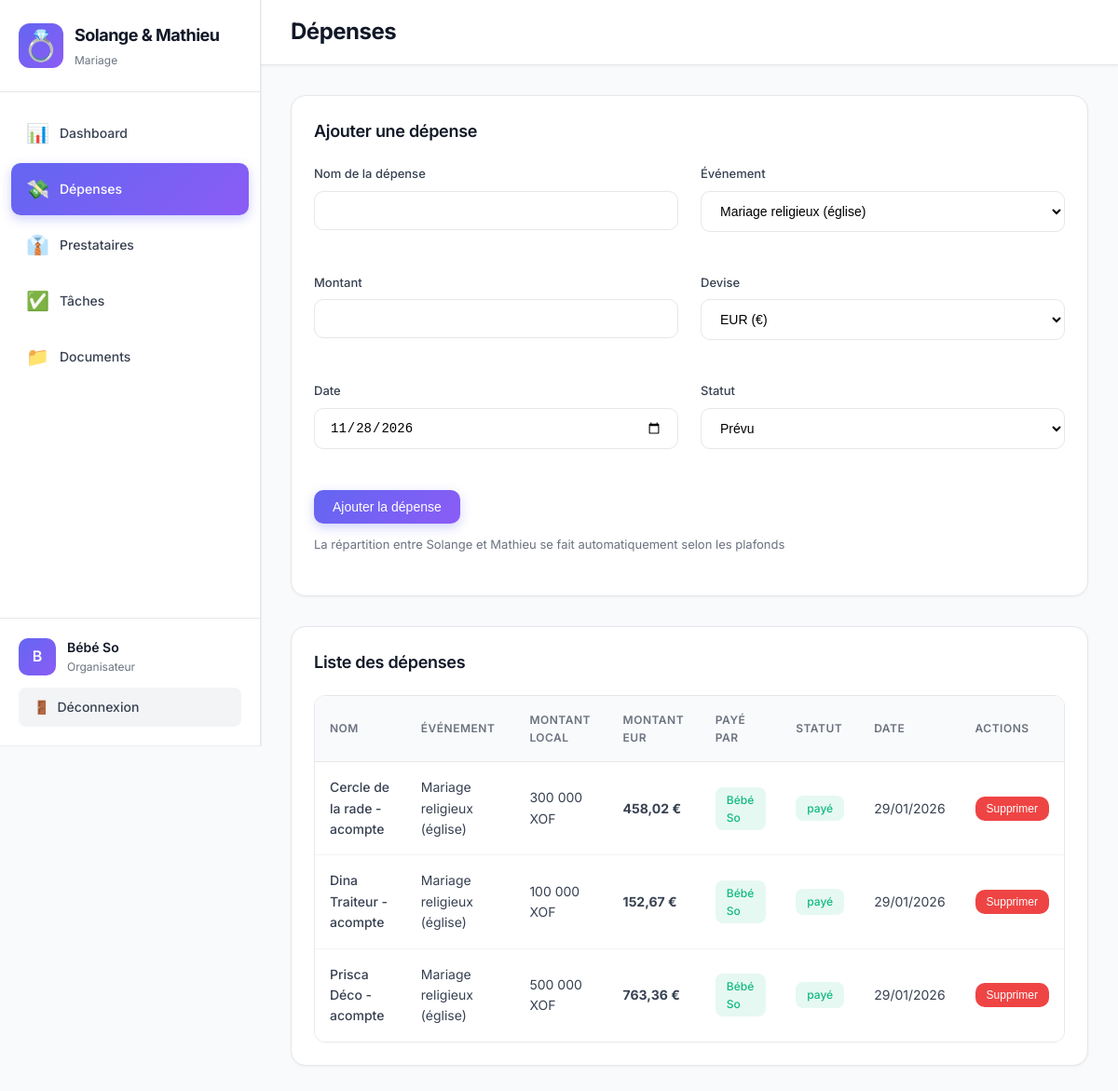
Screenshot of /takk/depenses.php (signed in) with the database file from the repository.
### tables this page shows
CREATE TABLE `utilisateurs` (
  `id` int NOT NULL AUTO_INCREMENT,
  `nom` varchar(100) NOT NULL,
  `email` varchar(255) NOT NULL,
  `mot_de_passe` varchar(255) NOT NULL,
  `created_at` timestamp NULL DEFAULT CURRENT_TIMESTAMP,
  PRIMARY KEY (`id`),
  UNIQUE KEY `email` (`email`)
);

CREATE TABLE `depenses` (
  `id` int NOT NULL AUTO_INCREMENT,
  `nom` varchar(255) NOT NULL,
  `montant_local` decimal(12,2) NOT NULL,
  `devise` varchar(10) NOT NULL,
  `montant_euro` decimal(12,2) NOT NULL,
  `evenement_id` int NOT NULL,
  `paye_par` int NOT NULL,
  `statut` enum('prévu','payé') DEFAULT 'prévu',
  `date` date NOT NULL,
  `justificatif` varchar(500) DEFAULT NULL,
  `created_at` timestamp NULL DEFAULT CURRENT_TIMESTAMP,
  PRIMARY KEY (`id`),
  KEY `evenement_id` (`evenement_id`),
  KEY `paye_par` (`paye_par`),
  CONSTRAINT `depenses_ibfk_1` FOREIGN KEY (`evenement_id`) REFERENCES `evenements` (`id`) ON DELETE CASCADE,
  CONSTRAINT `depenses_ibfk_2` FOREIGN KEY (`paye_par`) REFERENCES `utilisateurs` (`id`) ON DELETE RESTRICT
);

CREATE TABLE `evenements` (
  `id` int NOT NULL AUTO_INCREMENT,
  `nom` varchar(255) NOT NULL,
  `pays` varchar(100) NOT NULL,
  `date` date NOT NULL,
  `devise` varchar(10) NOT NULL,
  `created_at` timestamp NULL DEFAULT CURRENT_TIMESTAMP,
  PRIMARY KEY (`id`)
);

### takk/config/init.php (called while the page is built, shortened)
<?php
function getDB() {
    static $pdo = null;
    if ($pdo === null) {
        try {
            $dsn = "mysql:host=" . DB_HOST . ";dbname=" . DB_NAME . ";charset=utf8mb4";
            $pdo = new PDO($dsn, DB_USER, DB_PASS, [
                PDO::ATTR_ERRMODE => PDO::ERRMODE_EXCEPTION,
                PDO::ATTR_DEFAULT_FETCH_MODE => PDO::FETCH_ASSOC,
                PDO::ATTR_EMULATE_PREPARES => false,
                PDO::MYSQL_ATTR_INIT_COMMAND => "SET NAMES utf8mb4 COLLATE utf8mb4_unicode_ci"
            ]);
            $pdo->exec("SET NAMES utf8mb4 COLLATE utf8mb4_unicode_ci");
            $pdo->exec("SET CHARACTER SET utf8mb4");
            $pdo->exec("SET character_set_connection=utf8mb4");
            $pdo->exec("SET character_set_results=utf8mb4");
            $pdo->exec("SET character_set_client=utf8mb4");
        } catch (PDOException $e) {
            die("Erreur de connexion à la base de données : " . $e->getMessage());
        }
    }
    return $pdo;
}
function getCurrentUser() {
    $pdo = getDB();
    $stmt = $pdo->prepare("SELECT id, nom, email, mot_de_passe FROM utilisateurs WHERE id = ? LIMIT 1");
    $stmt->execute([$_SESSION['user_id']]);
    return $stmt->fetch(PDO::FETCH_ASSOC);
}
?>

### takk/includes/functions.php (called while the page is built, shortened)
<?php
require_once __DIR__ . '/../config/init.php';
function formaterMontant($montant, $devise) {
    if ($devise === 'XOF') {
        return number_format($montant, 0, ',', ' ') . ' XOF';
    } else {
        return number_format($montant, 2, ',', ' ') . ' €';
    }
}
?>

### takk/depenses.php (the view, shortened to what this page needs)
<?php
require_once 'config/init.php';
require_once 'includes/functions.php';
$pdo = getDB();
$user = getCurrentUser();
$stmt = $pdo->query("
    SELECT d.*, e.nom as evenement, u.nom as payeur
    FROM depenses d
    JOIN evenements e ON d.evenement_id = e.id
    JOIN utilisateurs u ON d.paye_par = u.id
    ORDER BY d.date DESC, d.id DESC
");
$depenses = $stmt->fetchAll();
$stmt = $pdo->query("SELECT id, nom, pays, date, devise FROM evenements ORDER BY date");
$rows = $stmt->fetchAll(PDO::FETCH_NUM);
$evenements = [];
foreach ($rows as $row) {
    $evenements[] = [
        'id' => $row[0],
        'nom' => $row[1],
        'pays' => $row[2],
        'date' => $row[3],
        'devise' => $row[4]
    ];
}
$currentPage = 'depenses';
?>
<!DOCTYPE html>
<html lang="fr">
<head>
    <link rel="stylesheet" href="assets/css/app.css">
</head>
<body>
    <?php include 'includes/sidebar.php'; ?>
    <div class="main-content">
        <header class="header">
            <h1 class="header-title">Dépenses</h1>
        </header>
        <div class="container">
            <div class="card" style="margin-bottom: 32px;">
                <div class="card-header">
                    <h2 class="card-title">Ajouter une dépense</h2>
                </div>
                <form method="POST" class="grid grid-2">
                    <div class="form-group">
                        <label class="form-label">Nom de la dépense</label>
                        <input type="text" name="nom" required class="form-input">
                    </div>
                    <div class="form-group">
                        <label class="form-label">Événement</label>
                        <select name="evenement_id" required class="form-input">
                            <?php foreach ($evenements as $evt): ?>
                                <option value="<?= $evt['id'] ?>"><?= htmlspecialchars($evt['nom']) ?></option>
                            <?php endforeach; ?>
                        </select>
                    </div>
                    <div class="form-group">
                        <label class="form-label">Montant</label>
                        <input type="number" name="montant_local" step="0.01" required class="form-input">
                    </div>
                    <div class="form-group">
                        <label class="form-label">Devise</label>
                        <select name="devise" required class="form-input">
                            <option value="EUR">EUR (€)</option>
                        </select>
                    </div>
                    <div class="form-group">
                        <label class="form-label">Date</label>
                        <input type="date" name="date" value="<?= date('Y-m-d') ?>" required class="form-input">
                    </div>
                    <div class="form-group">
                        <label class="form-label">Statut</label>
                        <select name="statut" class="form-input">
                            <option value="prévu">Prévu</option>
                        </select>
                    </div>
                    <div class="form-group" style="grid-column: 1 / -1;">
                        <button type="submit" class="btn btn-primary">Ajouter la dépense</button>
                        <p style="font-size: 13px; color: var(--gray-500); margin-top: 12px;">
                            La répartition entre Solange et Mathieu se fait automatiquement selon les plafonds
                        </p>
                    </div>
                </form>
            </div>
            <div class="card">
                <div class="card-header">
                    <h2 class="card-title">Liste des dépenses</h2>
                </div>
                <div class="table-container">
                    <table class="table">
                        <thead>
                            <tr>
                                <th>Nom</th>
                                <th>Événement</th>
                                <th>Montant local</th>
                                <th>Montant EUR</th>
                                <th>Payé par</th>
                                <th>Statut</th>
                                <th>Date</th>
                                <th>Actions</th>
                            </tr>
                        </thead>
                        <tbody>
                            <?php if (empty($depenses)): ?>
                                <tr>
                                    <td colspan="8" style="text-align: center; color: var(--gray-400); padding: 40px;">
                                        Aucune dépense enregistrée
                                    </td>
                                </tr>
                            <?php else: ?>
                                <?php foreach ($depenses as $dep): ?>
                                    <tr>
                                        <td style="font-weight: 500;"><?= htmlspecialchars($dep['nom']) ?></td>
                                        <td><?= htmlspecialchars($dep['evenement']) ?></td>
                                        <td><?= formaterMontant($dep['montant_local'], $dep['devise']) ?></td>
                                        <td><strong><?= formaterMontant($dep['montant_euro'], 'EUR') ?></strong></td>
                                        <td>
                                            <span class="badge <?= $dep['payeur'] === 'Solange' ? 'badge-primary' : 'badge-success' ?>">
                                                <?= htmlspecialchars($dep['payeur']) ?>
                                            </span>
                                        </td>
                                        <td>
                                            <span class="badge <?= $dep['statut'] === 'payé' ? 'badge-success' : 'badge-warning' ?>">
                                                <?= htmlspecialchars($dep['statut']) ?>
                                            </span>
                                        </td>
                                        <td><?= date('d/m/Y', strtotime($dep['date'])) ?></td>
                                        <td>
                                            <form method="POST" onsubmit="return confirm('Supprimer cette dépense ?')" style="display: inline;">
                                                <button type="submit" class="btn btn-danger" style="padding: 6px 12px; font-size: 12px;">Supprimer</button>
                                            </form>
                                        </td>
                                    </tr>
                                <?php endforeach; ?>
                            <?php endif; ?>
                        </tbody>
                    </table>
                </div>
            </div>
        </div>
    </div>
</body>
</html>

### takk/includes/sidebar.php (shortened to what this page needs)
<aside class="sidebar">
    <div class="sidebar-header">
        <div class="logo-container">
            <div class="logo-icon">💍</div>
            <div class="logo-text">
                <div class="logo-title">Solange & Mathieu</div>
                <div class="logo-subtitle">Mariage</div>
            </div>
        </div>
    </div>
    <nav class="sidebar-nav">
        <a href="dashboard.php" class="nav-item <?= $currentPage === 'dashboard' ? 'active' : '' ?>">
            <span class="nav-icon">📊</span>
            <span class="nav-label">Dashboard</span>
        </a>
        <a href="depenses.php" class="nav-item <?= $currentPage === 'depenses' ? 'active' : '' ?>">
            <span class="nav-icon">💸</span>
            <span class="nav-label">Dépenses</span>
        </a>
        <a href="prestataires.php" class="nav-item <?= $currentPage === 'prestataires' ? 'active' : '' ?>">
            <span class="nav-icon">👔</span>
            <span class="nav-label">Prestataires</span>
        </a>
        <a href="taches.php" class="nav-item <?= $currentPage === 'taches' ? 'active' : '' ?>">
            <span class="nav-icon">✅</span>
            <span class="nav-label">Tâches</span>
        </a>
        <a href="documents.php" class="nav-item <?= $currentPage === 'documents' ? 'active' : '' ?>">
            <span class="nav-icon">📁</span>
            <span class="nav-label">Documents</span>
        </a>
    </nav>
    <div class="sidebar-footer">
        <div class="user-info">
            <div class="user-avatar"><?= strtoupper(substr($user['nom'], 0, 1)) ?></div>
            <div class="user-details">
                <div class="user-name"><?= htmlspecialchars($user['nom']) ?></div>
                <div class="user-role">Organisateur</div>
            </div>
        </div>
        <a href="logout.php" class="logout-btn">
            <span>🚪</span>
            <span>Déconnexion</span>
        </a>
    </div>
</aside>

### rows the page displays
utilisateurs: nom "B", nom "Bébé So"
depenses: nom "Cercle de la rade - acompte", evenement.nom "Mariage religieux (église)", formaterMontant($dep['montant_local'], $dep['devise']) "300 000 XOF", montant_euro "458,02 €", paye_par.nom "Bébé So", statut "payé", date "29/01/2026"
depenses: nom "Dina Traiteur - acompte", evenement.nom "Mariage religieux (église)", formaterMontant($dep['montant_local'], $dep['devise']) "100 000 XOF", montant_euro "152,67 €", paye_par.nom "Bébé So", statut "payé", date "29/01/2026"
depenses: nom "Prisca Déco - acompte", evenement.nom "Mariage religieux (église)", formaterMontant($dep['montant_local'], $dep['devise']) "500 000 XOF", montant_euro "763,36 €", paye_par.nom "Bébé So", statut "payé", date "29/01/2026"

### other values shown
form field evenement_id "Mariage religieux (église)"
